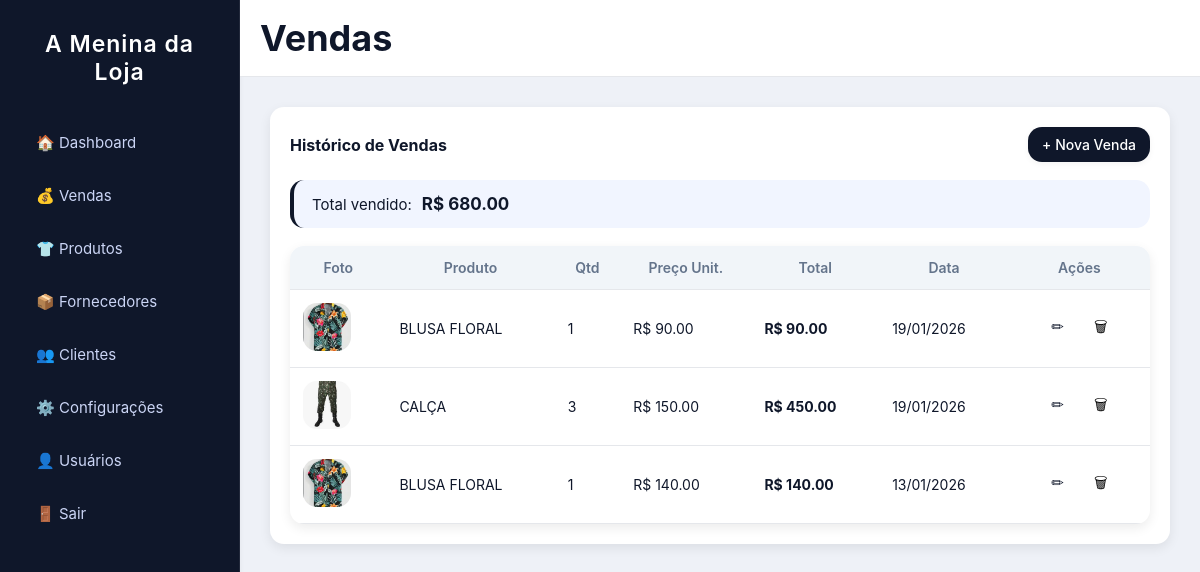
Before: /vendas (signed in) with the older database file.
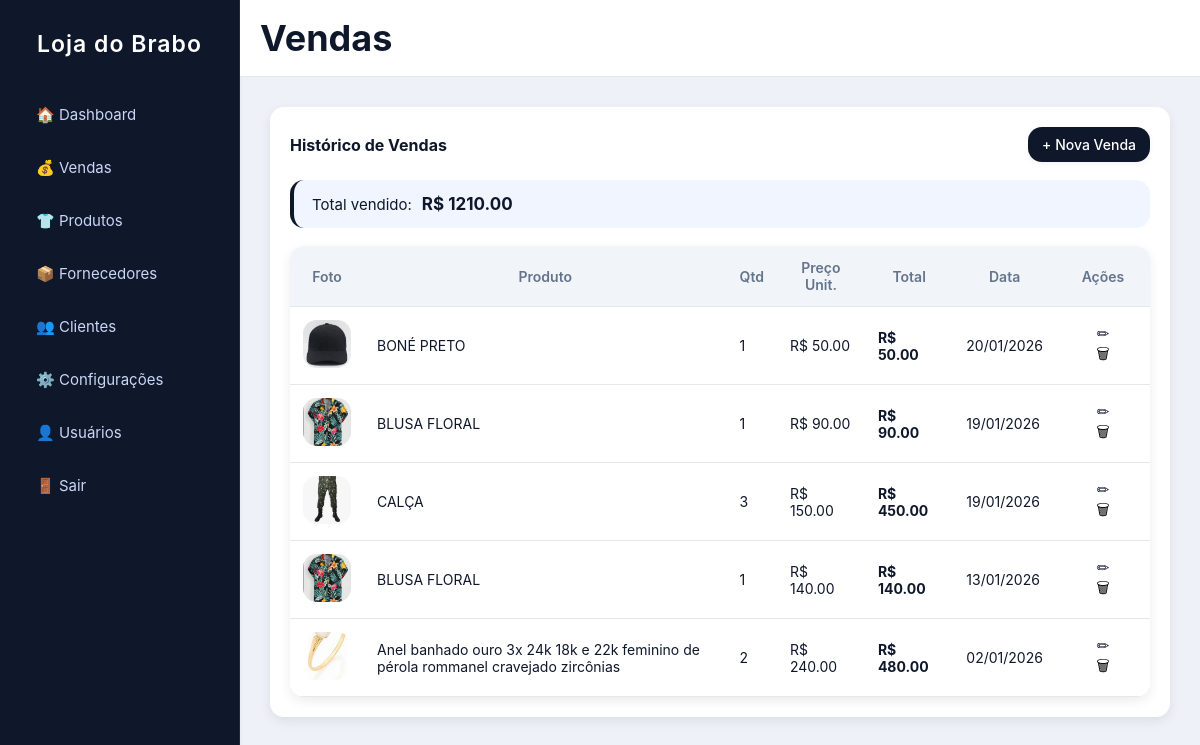
After: the same page with the newer database file.
### app.py (models this page shows)
class Configuracao(db.Model):
    id = db.Column(db.Integer, primary_key=True)
    nome_loja = db.Column(db.String(100), default="A Menina da Loja")
    cor_primaria = db.Column(db.String(7), default="#2563eb")  # hexadecimal
    cor_sucesso = db.Column(db.String(7), default="#16a34a")
    cor_perigo = db.Column(db.String(7), default="#dc2626")

class Venda(db.Model):
    id = db.Column(db.Integer, primary_key=True)
    produto_id = db.Column(db.Integer, db.ForeignKey("produto.id"), nullable=False)
    quantidade = db.Column(db.Integer, nullable=False)
    preco_unitario = db.Column(db.Float, nullable=False)
    data = db.Column(db.DateTime, default=datetime.utcnow)
    produto = db.relationship("Produto")

class Produto(db.Model):
    id = db.Column(db.Integer, primary_key=True)
    codigo = db.Column(db.String(30), unique=True, nullable=False)
    nome = db.Column(db.String(100), nullable=False)
    preco_custo = db.Column(db.Float, nullable=False)
    preco_venda = db.Column(db.Float, nullable=False)
    quantidade = db.Column(db.Integer, nullable=False)
    imagem = db.Column(db.String(200))

### app.py (the view)
@app.route("/vendas")
@login_required
def listar_vendas():
    vendas = Venda.query.order_by(Venda.data.desc()).all()
    total = sum(v.quantidade * v.preco_unitario for v in vendas)
    return render_template(
        "vendas.html",
        vendas=vendas,
        total_vendido=total
    )

### app.py (called while the page is built)
@login_manager.user_loader
def load_user(user_id):
    return Usuario.query.get(int(user_id))

@app.context_processor
def inject_config():
    config = Configuracao.query.first()
    return dict(config=config)

### templates/vendas.html (shortened to what this page needs)
{% extends "base.html" %}
{% block header %}Vendas{% endblock %}
{% block content %}
<div class="card">
    <div class="topo-card">
        <strong>Histórico de Vendas</strong>
        <a href="{{ url_for('nova_venda') }}" class="btn-primary">
            + Nova Venda
        </a>
    </div>
    <div class="total-vendas">
        <span>Total vendido:</span>
        <strong>R$ {{ "%.2f"|format(total_vendido) }}</strong>
    </div>
    {% if vendas %}
    <table class="tabela-vendas">
        <thead>
            <tr>
                <th>Foto</th>
                <th>Produto</th>
                <th>Qtd</th>
                <th>Preço Unit.</th>
                <th>Total</th>
                <th>Data</th>
                <th style="text-align:center;">Ações</th>
            </tr>
        </thead>
        <tbody>
            {% for v in vendas %}
            <tr>
                <td class="foto-produto">
                    {% if v.produto.imagem %}
                        <a href="{{ url_for('static', filename='uploads/' ~ v.produto.imagem) }}" target="_blank">
                            <img src="{{ url_for('static', filename='uploads/' ~ v.produto.imagem) }}">
                        </a>
                    {% else %}
                        —
                    {% endif %}
                </td>
                <td>{{ v.produto.nome }}</td>
                <td>{{ v.quantidade }}</td>
                <td>R$ {{ "%.2f"|format(v.preco_unitario) }}</td>
                <td>
                    <strong>R$ {{ "%.2f"|format(v.quantidade * v.preco_unitario) }}</strong>
                </td>
                <td>{{ v.data.strftime("%d/%m/%Y") }}</td>
                <td class="acoes">
                    <a href="{{ url_for('editar_venda', venda_id=v.id) }}" class="acao editar">
                        ✏
                    </a>
                    <a href="{{ url_for('excluir_venda', venda_id=v.id) }}"
                       class="acao excluir"
                       onclick="return confirm('Deseja excluir esta venda?')">
                        🗑
                    </a>
                </td>
            </tr>
            {% endfor %}
        </tbody>
    </table>
    {% else %}
        <p style="margin-top:10px;">Nenhuma venda registrada.</p>
    {% endif %}
</div>
{% endblock %}

### templates/base.html (shortened to what this page needs)
<!DOCTYPE html>
<html lang="pt-br">
<head>
    <link rel="stylesheet" href="{{ url_for('static', filename='style.css') }}">
</head>
<body>
<div class="wrapper">
    <aside class="sidebar" id="sidebar">
        <h2 class="logo">{{ config.nome_loja }}</h2>
        <nav class="menu">
            <a href="{{ url_for('dashboard') }}">🏠 Dashboard</a>
            <a href="{{ url_for('listar_vendas') }}">💰 Vendas</a>
            <a href="{{ url_for('listar_produtos') }}">👕 Produtos</a>
            <a href="#">📦 Fornecedores</a>
            <a href="#">👥 Clientes</a>
            <a href="{{ url_for('configuracoes') }}">⚙️ Configurações</a>
            <a href="{{ url_for('configuracoes_usuarios') }}">👤 Usuários</a>
        </nav>
        <a class="logout" href="{{ url_for('logout') }}">🚪 Sair</a>
    </aside>
    <main class="main">
        <header class="topbar">
            <h1>{% block header %}{% endblock %}</h1>
        </header>
        <section class="content">
            {% block content %}{% endblock %}
        </section>
    </main>
</div>
</body>
</html>

### static/style.css (style rules this page uses)
* { margin: 0; padding: 0; box-sizing: border-box; font-family: "Inter", system-ui, -apple-system, BlinkMacSystemFont, sans-serif; -webkit-font-smoothing: antialiased; }
:root { --bg: #eef1f7; --sidebar: #0f172a; --sidebar-hover: #1e293b; --primary: #2563eb; --primary-light: #3b82f6; --success: #16a34a; --danger: #dc2626; --text: #0f172a; --muted: #64748b; --card: #ffffff; --border: #e5e7eb; --shadow-card: 0 4px 12px rgba(0,0,0,0.08); --shadow-soft: 0 2px 6px rgba(0,0,0,0.05); --radius: 14px; --transition: 0.25s ease; }
body { background: var(--bg); color: var(--text); transition: background var(--transition); }
.wrapper { display: flex; min-height: 100vh; overflow-x: hidden; }
.sidebar { width: 240px; background: var(--sidebar); color: #fff; padding: 30px 22px; display: flex; flex-direction: column; border-right: 1px solid rgba(255,255,255,0.08); box-shadow: var(--shadow-soft); transition: var(--transition); }
.sidebar h2 { text-align: center; margin-bottom: 35px; font-size: 23px; letter-spacing: 1px; font-weight: 600; }
.sidebar a { color: #cbd5f5; text-decoration: none; padding: 12px 14px; border-radius: var(--radius); margin-bottom: 10px; display: flex; align-items: center; gap: 10px; font-size: 15px; transition: var(--transition); }
.main { flex: 1; display: flex; flex-direction: column; transition: var(--transition); }
.topbar { background: #fff; padding: 18px 25px; border-bottom: 1px solid var(--border); font-size: 21px; font-weight: 600; position: sticky; top: 0; z-index: 10; }
.content { padding: 30px; }
.card { background: var(--card); border-radius: var(--radius); padding: 20px; box-shadow: var(--shadow-card); transition: var(--transition); }
button, .btn-primary { border-radius: var(--radius); font-size: 14px; font-weight: 500; padding: 11px 18px; transition: var(--transition); cursor: pointer; box-shadow: var(--shadow-soft); }
.btn-primary { text-decoration: none; color: #fff; background-color: var(--primary); display: inline-block; padding: 9px 14px; }
table { width: 100%; border-collapse: collapse; border-radius: var(--radius); overflow: hidden; box-shadow: var(--shadow-card); background: #fff; }
table th, table td { padding: 13px; border-bottom: 1px solid var(--border); font-size: 14px; }
table th { background: #f1f5f9; color: var(--muted); font-weight: 600; }
.topo-card { display: flex; justify-content: space-between; align-items: center; margin-bottom: 18px; }
.foto-produto img { width: 48px; height: 48px; border-radius: var(--radius); object-fit: cover; transition: var(--transition); }
.acoes { text-align: center; }
.acao { padding: 6px 10px; border-radius: var(--radius); text-decoration: none; font-size: 15px; transition: var(--transition); margin: 0 3px; }
.acao.editar { color: var(--primary); }
.acao.excluir { color: var(--danger); }
.total-vendas { background: #f1f5ff; padding: 14px 18px; border-radius: var(--radius); margin-bottom: 18px; display: flex; gap: 10px; align-items: center; font-size: 15px; border-left: 4px solid var(--primary); }
.total-vendas strong { font-size: 17px; }

Changed rows visible on the page:
changed Configuracao: nome_loja "A Menina da Loja" → "Loja do Brabo"
added Venda: imagem (picture), produto.nome "BONÉ PRETO", quantidade "1", preco_unitario "50.00", v.quantidade*v.preco_unitario "50.00", data "20/01/2026"
added Venda: imagem (picture), produto.nome "Anel banhado ouro 3x 24k 18k e 22k feminino de pérola rommanel cravejado zircônias", quantidade "2", preco_unitario "240.00", v.quantidade*v.preco_unitario "480.00", data "02/01/2026"
Other visible differences:
{{ "%.2f"|format(total_vendido) }}: "680.00" → "1210.00"
